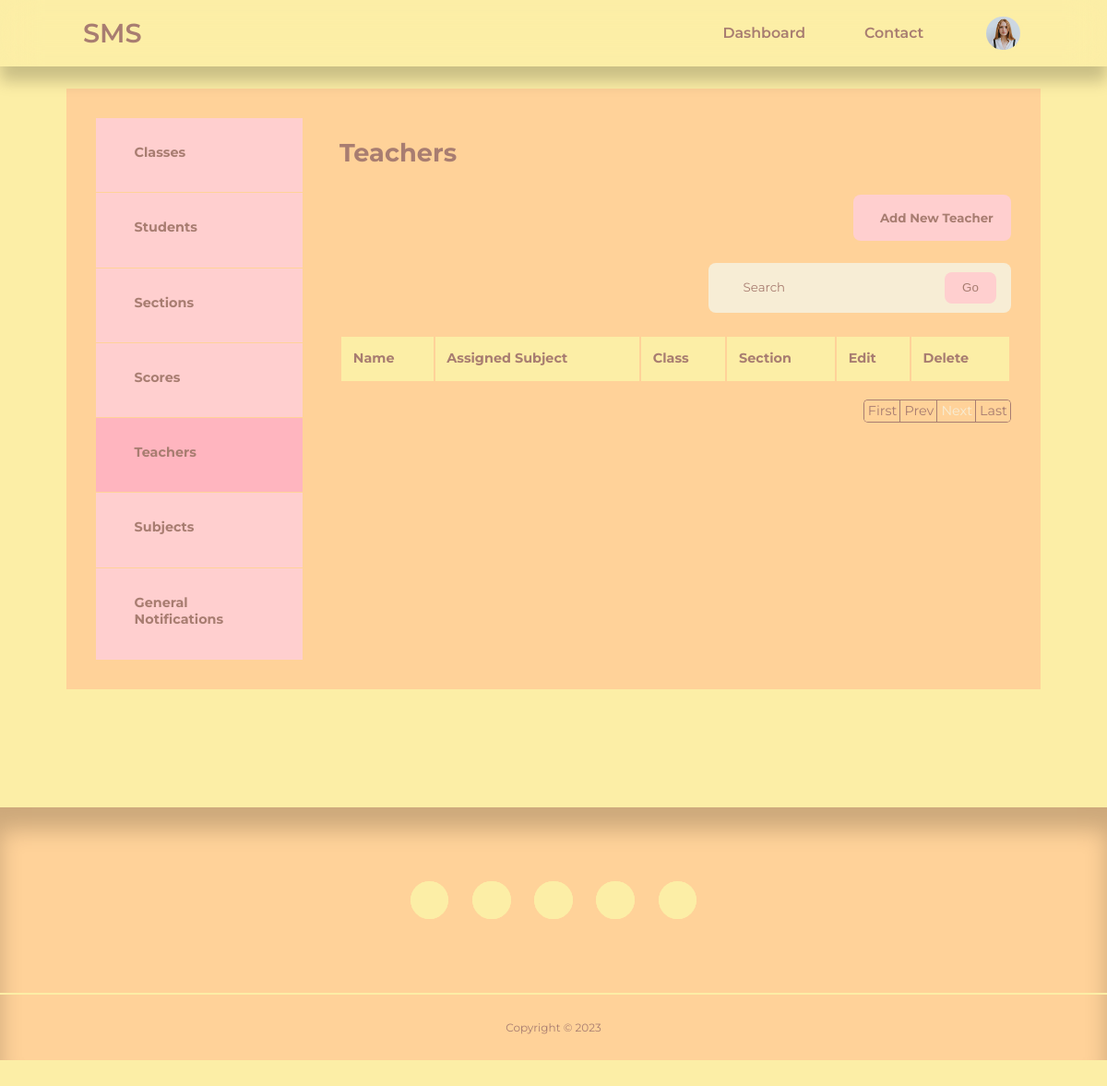
Before: /admin/teachers.php?pageno=2 (signed in) with the older database file.
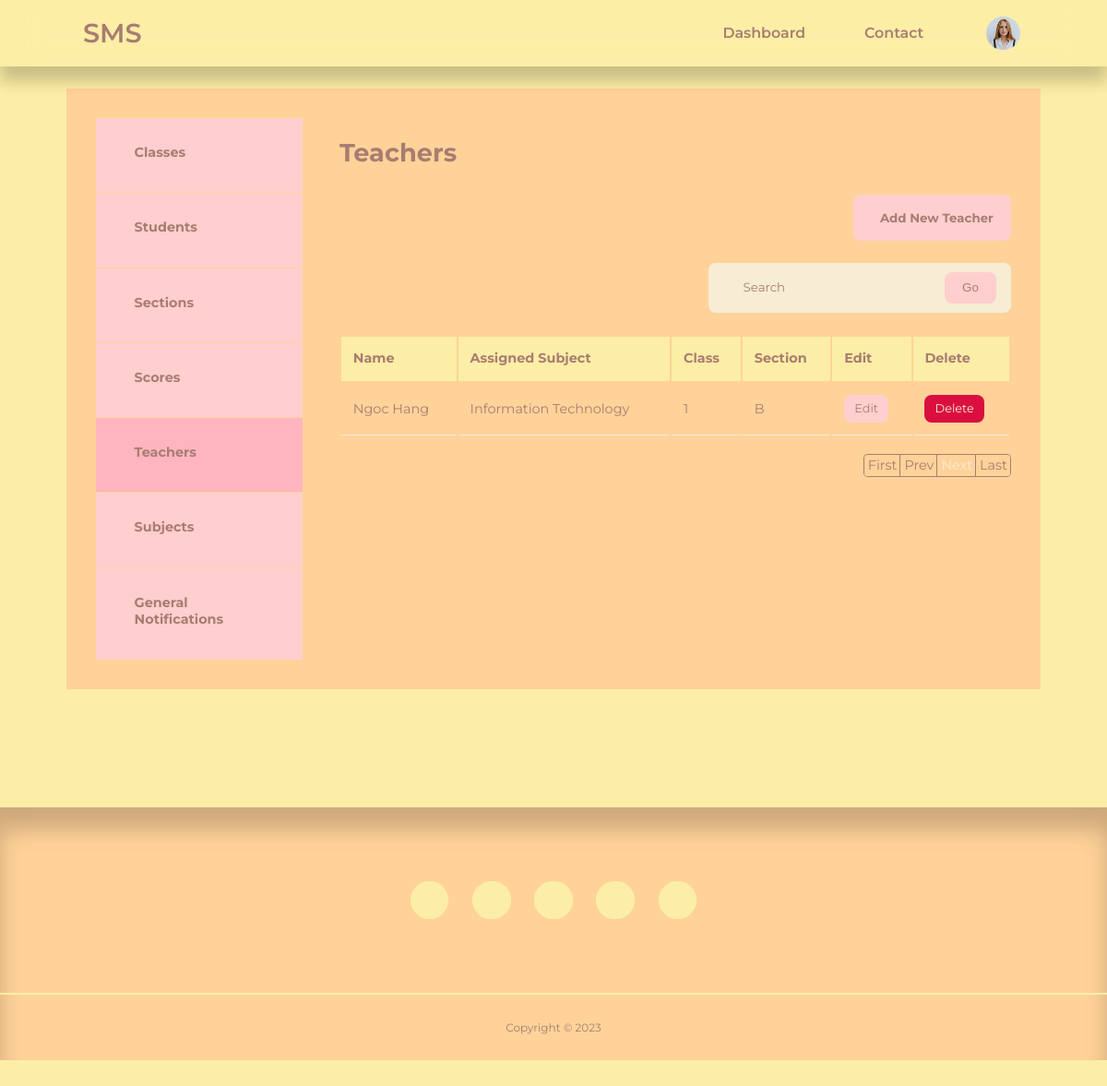
After: the same page with the newer database file.
### tables this page shows
CREATE TABLE `sms_teacher` (
  `teacher_id` int(11) UNSIGNED NOT NULL,
  `firstname` varchar(50) DEFAULT NULL,
  `lastname` varchar(50) NOT NULL,
  `gender` varchar(50) NOT NULL,
  `subject` varchar(255) DEFAULT NULL,
  `class` varchar(50) DEFAULT NULL,
  `section` varchar(50) DEFAULT NULL,
  `admission_date` date NOT NULL,
  `dob` date NOT NULL,
  `email` varchar(100) NOT NULL,
  `mobile` int(11) UNSIGNED NOT NULL,
  `current_address` text NOT NULL,
  `photo` varchar(255) NOT NULL
);

### admin/teachers.php (the view, shortened to what this page needs)
<?php
include 'partials/header.php';
$sql = "SELECT teacher_id, firstname, subject, class, section, email FROM sms_teacher
ORDER BY teacher_id";
$no_of_teachers = mysqli_query($connection, $sql);
?>
<section class="dashboard">
    <div class="container dashboard__container">
        <aside>
            <ul>
				<li><a href="classes.php"><i class="uil uil-presentation-edit"></i>
                    <h5>Classes</h5>
                </a></li>
                <li><a href="students.php"><i class="uil uil-users-alt"></i>
                    <h5>Students</h5>
                </a></li>
                <li><a href="sections.php"><i class="uil uil-building"></i>
                    <h5>Sections</h5>
                </a></li>
                <li><a href="scores.php"><i class="uil uil-edit"></i>
                    <h5>Scores</h5>
                </a></li>
                <li><a href="teachers.php" class="active"><i class="uil uil-users-alt"></i>
                    <h5>Teachers</h5>
                </a></li>
                <li><a href="subjects.php"><i class="uil uil-edit"></i>
                    <h5>Subjects</h5>
                </a></li>
                <li><a href="general-notis.php"><i class="uil uil-edit"></i>
                    <h5>General Notifications</h5>
                </a></li>
            </ul>
        </aside>
        <main>
            <h2>Teachers</h2>
            <div class="utilities-container">
                <p>
                    <?php if(isset($_SESSION['user_is_admin'])): ?>
                    <button name="teacher-pop-up" class="btnLogin-popup"><i class="uil uil-user-plus"></i>Add New Teacher</button>
                    <?php endif ?>
                    <form class="search__bar-container" action="<?= ROOT_URL ?>admin/teacher-search-logic.php" method="GET">
                    <div class="search-bar">
                        <input type="search" name="teacher-search" placeholder="Search">
                    </div>
                    <button type="submit" name="submit" class="btn">Go</button>
                    </form>
                </p>
            </div>
            <?php if(mysqli_num_rows($no_of_teachers) > 0) : ?>
            <table>
                <thead>
                    <tr>
						<th>Name</th>
                        <th>Assigned Subject</th>
						<th>Class</th>
						<th>Section</th>
                        <?php if(isset($_SESSION['user_is_admin'])): ?>
						<th>Edit</th>
                        <th>Delete</th>
                        <?php endif ?>
                    </tr>
                </thead>
                <tbody>
                <?php
                if (isset($_GET['pageno'])) {
                    $pageno = $_GET['pageno'];
                } else {
                    $pageno = 1;
                }
                $no_of_records_per_page = 10;
                $offset = ($pageno-1) * $no_of_records_per_page;
                $total_pages_sql = "SELECT COUNT(*) FROM sms_teacher";
                $result = mysqli_query($connection, $total_pages_sql);
                $total_rows = mysqli_fetch_array($result)[0];
                $total_pages = ceil($total_rows / $no_of_records_per_page);
                $query = "SELECT teacher_id, firstname, subject, class, section, email FROM sms_teacher
                ORDER BY teacher_id LIMIT $offset, $no_of_records_per_page";
                $teachers = mysqli_query($connection, $query);
                ?>
                <?php while($teacher = mysqli_fetch_array($teachers)) : ?>
                    <tr>
						<td><?= $teacher['firstname'] ?></td>
                        <td><?= $teacher['subject'] ?></td>
						<td><?= $teacher['class'] ?></td>
						<td><?= $teacher['section'] ?></td>
                        <?php if(isset($_SESSION['user_is_admin'])): ?>
                            <td><a href="<?= ROOT_URL ?>admin/edit-teacher.php?email=<?= $teacher['email']?>" class="btn sm">Edit</a></td>
                            <td><a href="<?= ROOT_URL ?>admin/delete-teacher.php?email=<?= $teacher['email']?>" class="btn sm danger">Delete</a></td>
                        <?php endif ?>
                    </tr>
                    <?php endwhile ?>
                </tbody>
            </table>
            <?php else : ?>
                <div class="alert__message error search"><?= "No teacher found." ?></div>
            <?php endif ?>
            <ul class="pagination">
                <li><a href="?pageno=1">First</a></li>
                <li class="<?php if($pageno <= 1){ echo 'disabled'; } ?>">
                    <a href="<?php if($pageno <= 1){ echo '#'; } else { echo "?pageno=".($pageno - 1); } ?>">Prev</a>
                </li>
                <li class="<?php if($pageno >= $total_pages){ echo 'disabled'; } ?>">
                    <a href="<?php if($pageno >= $total_pages){ echo '#'; } else { echo "?pageno=".($pageno + 1); } ?>">Next</a>
                </li>
                <li><a href="?pageno=<?php echo $total_pages; ?>">Last</a></li>
            </ul>
        </main>
    </div>
</section>
<?php
include '../partials/footer.php';
?>

Changed rows visible on the page:
added sms_teacher: firstname "Ngoc Hang", subject "Information Technology", class "1", section "B"
